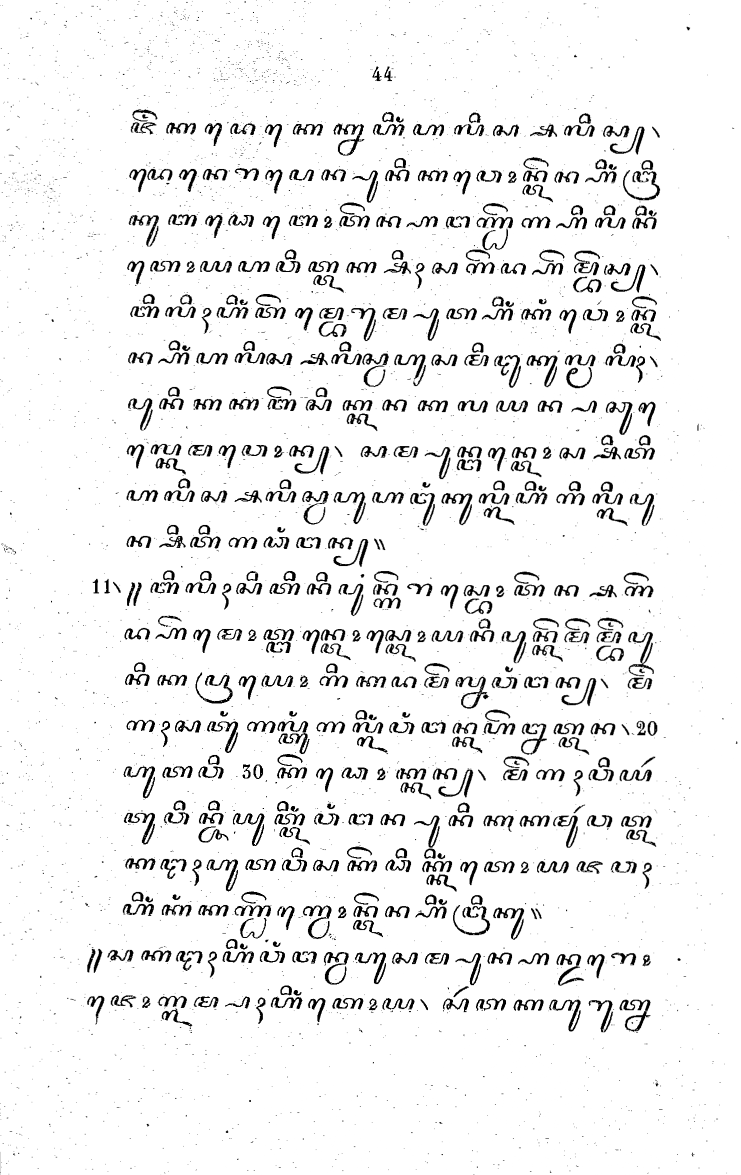
#> input picture DATA/Hamong tani_pages-to-jpg-0047.jpg, 1482 x 2350 px, found by its file name (shown at 1/2 size)
$ jupyter execute VIKASABARU_235314099.ipynb
#> lines starting #> are read from the running program, lines starting #| are printed output that depends on the picture; after the words box and inside, x2 and y2 are one past the last pixel; in counts of white or black regions, pixels touching at a corner belong together
[cell 1]
# IMPORT
import cv2
import numpy as np
import matplotlib.pyplot as plt
from google.colab import files
import os

[cell 2]
# LOAD IMAGE
uploaded = files.upload()
#> the answer given: Hamong tani_pages-to-jpg-0047.jpg
path = list(uploaded.keys())[0]

img = cv2.imread(path)
#> img is the input picture: shape (2350, 1482, 3); min 0, max 255, mean 238.6
rgb = cv2.cvtColor(img, cv2.COLOR_BGR2RGB)
h, w = img.shape[:2]

# Menampilkan Gambar
print(f"Dimensi gambar: {h}x{w}")
#| Dimensi gambar: 2350x1482
plt.figure(figsize=(10, 10))
plt.imshow(rgb)
plt.title("Gambar Asli")
plt.axis('off')
plt.show()

[cell 3]
# PREPROCESS
gray = cv2.cvtColor(img, cv2.COLOR_BGR2GRAY)  # mengubah gambar dari format BGR ke grayscale (abu-abu)

# Gaussian Blur
denoise = cv2.GaussianBlur(gray, (3,3), 0)  # mengurangi noise pada gambar menggunakan Gaussian Blur dengan kernel 3x3

# threshold
_, bw = cv2.threshold(  # melakukan thresholding untuk mengubah gambar menjadi biner (hitam-putih)
    denoise, 0, 255,
    cv2.THRESH_BINARY_INV + cv2.THRESH_OTSU
)
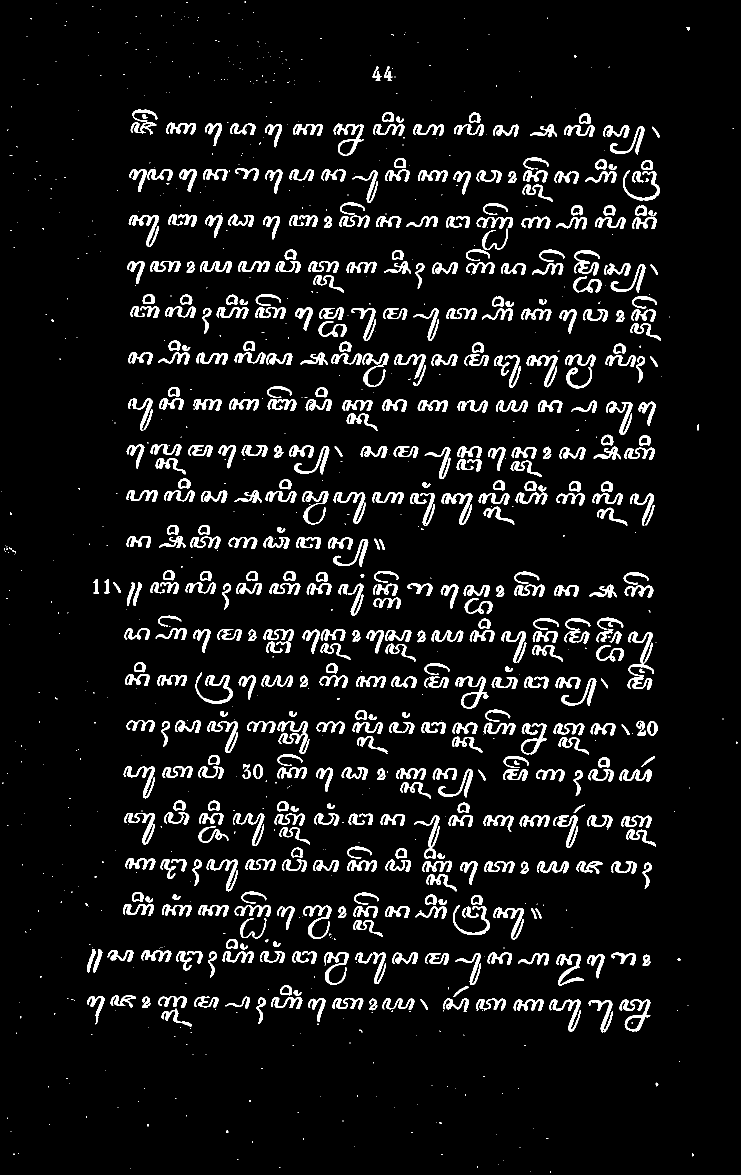
#> bw: shape (2350, 1482) (shown at 1/2 size); 6.9% white; 1068 white regions (541 under 20 px), largest, box (x1, y1, x2, y2) and area: (555, 1442, 619, 1508) 1361, (1256, 1263, 1308, 1353) 1278, (1239, 1999, 1301, 2064) 1276

# morphology horizontal
kernel = cv2.getStructuringElement(cv2.MORPH_RECT, (30,1))  # membuat kernel berbentuk persegi panjang horizontal (lebar 30, tinggi 1)
clean = cv2.morphologyEx(bw, cv2.MORPH_CLOSE, kernel)
#> clean: shape (2350, 1482); 15.6% white; 564 white regions (418 under 20 px), largest, box (x1, y1, x2, y2) and area: (250, 1256, 1314, 1353) 28515, (233, 980, 1310, 1052) 27448, (187, 1158, 1308, 1232) 27435

# VISUALISASI PREPROCESSING
plt.figure(figsize=(15,4))

# Original
plt.subplot(1,5,1)
plt.imshow(rgb)
plt.title("Original")
plt.axis('off')

# Grayscale
plt.subplot(1,5,2)
plt.imshow(gray, cmap='gray')
plt.title("Grayscale")
plt.axis('off')

# Blur
plt.subplot(1,5,3)
plt.imshow(denoise, cmap='gray')
plt.title("Gaussian Blur")
plt.axis('off')

# Binary
plt.subplot(1,5,4)
plt.imshow(bw, cmap='gray')
plt.title("Binary")
plt.axis('off')

# Morphology
plt.subplot(1,5,5)
plt.imshow(clean, cmap='gray')
plt.title("Morphology ")
plt.axis('off')

plt.tight_layout()
plt.show()

[cell 4]
# PROJECTION
projection = np.sum(clean == 255, axis=1)
#> projection = 2350 values, max 1092 at index 1918, min 0 at index 0, mean 231

k = 20  # ukuran window untuk smoothing (jumlah data yang dirata-ratakan)
kernel_avg = np.ones(k) / k  # membuat kernel rata-rata (moving average) dengan nilai yang dijumlahkan = 1
smooth = np.convolve(projection, kernel_avg, mode='same')  # melakukan smoothing pada data projection menggunakan konvolusi
#> smooth = 2350 values, max 994 at index 1455, min 0.15 at index 2295, mean 231

[cell 5]
# VISUALISASI
plt.figure(figsize=(12,4))

plt.plot(np.arange(h), projection, alpha=0.3, label='Original')
plt.plot(np.arange(h), smooth, linewidth=2, label='Smooth')

plt.title("Projection ")
plt.xlabel("Row Index (Y)")
plt.ylabel("Pixel Count")

plt.legend()
plt.grid()
plt.show()

[cell 6]
# PEAK DETECTION
candidates = []

for i in range(2, len(smooth)-2):
    window = smooth[i-2:i+3]

    # kondisi lokal maksimum
    if smooth[i] == max(window) and smooth[i] > np.mean(smooth):
        candidates.append(i)
#> this loop made 2346 passes
#> window on passes 1 to 3: [0.55, 0.55, 0.55, 0.7, 0.7], [0.55, 0.55, 0.7, 0.7, 0.7], [0.55, 0.7, 0.7, 0.7, 0.7]
#> after the loop, candidates = [259, 351, 444, 535, 627, 719, 811, 904, 996, 1085, 1179, 1271, 1298, 1364, 1455, 1548, 1640, 1732, 1822, 1916, 2007]

candidates = np.array(candidates)
#> candidates = 21 values from 259 to 2007

# ranking berdasarkan tinggi peak
if len(candidates) > 21:
    vals = smooth[candidates]
    top_idx = np.argsort(vals)[-21:]
    candidates = candidates[top_idx]

peaks = np.sort(candidates)
#> peaks = 21 values from 259 to 2007

print("Jumlah baris:", len(peaks))
#| Jumlah baris: 21

[cell 7]
# VISUALISASI PEAK
plt.figure(figsize=(12,4))

plt.plot(np.arange(h), smooth)
plt.scatter(peaks, smooth[peaks])

# garis vertikal untuk tiap peak
for p in peaks:
    plt.axvline(p, linestyle='--', alpha=0.3)
#> this loop made 21 passes
#> p on passes 1 to 8: 259, 351, 444, 535, 627, 719, 811, 904

plt.title("Detected Text Lines")
plt.xlabel("Row Position (Y)")
plt.ylabel("Projection Value")

plt.grid()
plt.show()

[cell 8]
# BOUNDARY ANTAR BARIS
cuts = [0]

for i in range(len(peaks)-1):
    mid = int((peaks[i] + peaks[i+1]) / 2)
    cuts.append(mid)
#> this loop made 20 passes
#> mid on passes 1 to 8: 305, 397, 489, 581, 673, 765, 857, 950
#> after the loop, cuts = [0, 305, 397, 489, 581, 673, 765, 857, 950, 1040, 1132, 1225, 1284, 1331, 1409, 1501, 1594, 1686, 1777, 1869, 1961]

cuts.append(h)

[cell 9]
# VISUALISASI SEGMENTASI
plt.figure(figsize=(6,10))
plt.imshow(rgb)

for i in range(len(cuts)-1):
    y1, y2 = cuts[i], cuts[i+1]

    plt.hlines([y1, y2], 0, w, colors='red', linewidth=2)
    plt.fill_betweenx([y1, y2], 0, w, color='yellow', alpha=0.08)
#> this loop made 21 passes
#> (y1, y2) on passes 1 to 8: (0, 305), (305, 397), (397, 489), (489, 581), (581, 673), (673, 765), (765, 857), (857, 950)

plt.title("Line Segmentation")
plt.axis('off')
plt.show()

[cell 10]
# CROP HASIL
os.makedirs("hasil_baris", exist_ok=True)

lines = []

for i in range(len(cuts)-1):
    y1, y2 = cuts[i], cuts[i+1]
    seg = rgb[y1:y2, :]
    lines.append(seg)

    cv2.imwrite(
        f"hasil_baris/line_{i+1}.png",
        cv2.cvtColor(seg, cv2.COLOR_RGB2BGR)
    )
#> this loop made 21 passes
#> pass 1, `seg = rgb[y1:y2, :]`:
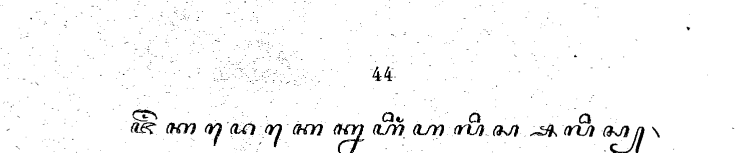
#> seg: shape (305, 1482, 3) (shown at 1/2 size); min 0, max 255, mean 248.5
#> after the loop:
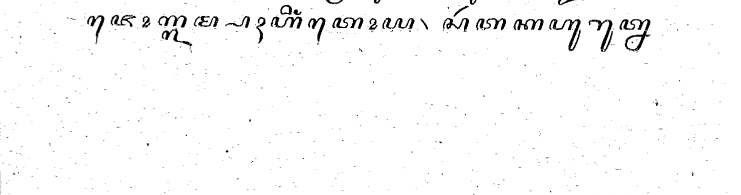
#> seg: shape (389, 1482, 3) (shown at 1/2 size); min 0, max 255, mean 249.6
#> after the loop, lines = 21 items

[cell 11]
# TAMPILKAN HASIL
plt.figure(figsize=(8, len(lines)*1.3))

for i, l in enumerate(lines):
    plt.subplot(len(lines),1,i+1)
    plt.imshow(l)
    plt.title(f"Line {i+1}")
    plt.axis('off')
#> this loop made 21 passes

plt.tight_layout()
plt.show()

[cell 12]
# CONTOH 1 BARIS
sample = lines[0]

gray_line = cv2.cvtColor(sample, cv2.COLOR_RGB2GRAY)
_, bin_line = cv2.threshold(
    gray_line, 0, 255,
    cv2.THRESH_BINARY_INV + cv2.THRESH_OTSU
)
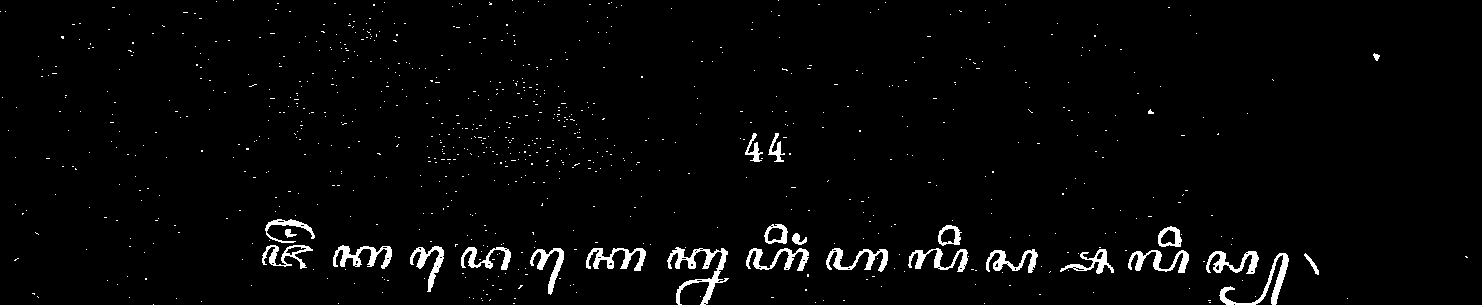
#> bin_line: shape (305, 1482); 2.6% white; 820 white regions (795 under 20 px), largest, box (x1, y1, x2, y2) and area: (667, 247, 729, 305) 1019, (1219, 253, 1289, 305) 719, (333, 245, 392, 269) 613

plt.figure(figsize=(8,2))
plt.imshow(bin_line, cmap='gray')
plt.axis('off')
plt.show()

# SEGMENTASI HURUF

[cell 13]
# TAHAP 1 — VERTICAL PROJECTION PROFILE (VPP)
# Hitung jumlah piksel teks per KOLOM

# Hitung VPP: jumlah piksel putih (teks) per kolom
vpp = np.sum(bin_line == 255, axis=0)
#> vpp = 1482 values, max 43 at index 756, min 0 at index 1, mean 7.83

# Smoothing VPP
k_smooth = 3
kernel_avg = np.ones(k_smooth) / k_smooth
vpp_smooth = np.convolve(vpp, kernel_avg, mode='same')
#> vpp_smooth = 1482 values, max 40.33 at index 756, min 0 at index 10, mean 7.83

# Visualisasi citra baris + VPP
fig, axes = plt.subplots(2, 1, figsize=(16, 6),
                          gridspec_kw={'height_ratios': [2, 2]})
fig.suptitle('Vertical Projection Profile (VPP)', fontsize=13, fontweight='bold')

axes[0].imshow(bin_line, cmap='gray', aspect='auto')
axes[0].set_title('Citra Biner Satu Baris')
axes[0].set_xlabel('Kolom (x)')
axes[0].set_ylabel('Baris (y)')

x_cols = np.arange(len(vpp))
#> x_cols = 1482 values from 0 to 1481
axes[1].bar(x_cols, vpp, color='steelblue', alpha=0.35, label='VPP mentah')
axes[1].plot(x_cols, vpp_smooth, color='red', linewidth=1.8, label='VPP smoothed')
axes[1].set_title('Vertical Projection Profile ')
axes[1].set_xlabel('Kolom (x)')
axes[1].set_ylabel('piksel teks')
axes[1].legend()
axes[1].grid(alpha=0.3)

plt.tight_layout()
plt.show()
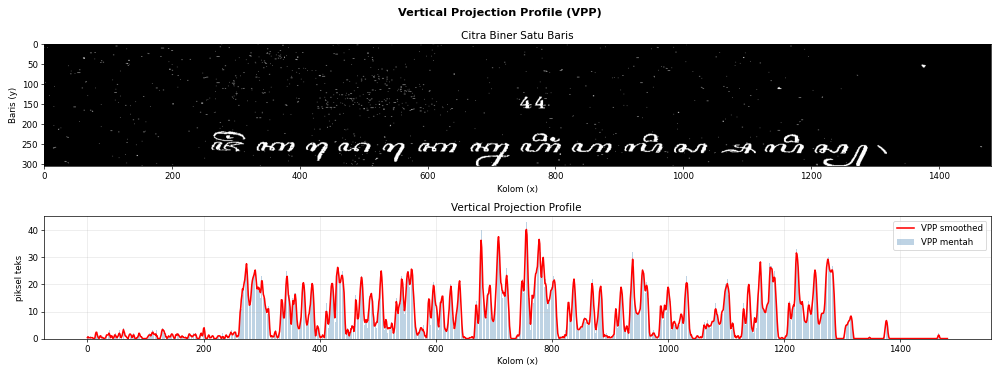
#> figure drawn by matplotlib, 2 panels; panel 2: tallest bar 43 high, from x = 755.6 to 756.4; panel 2: curve peaks at x = 756, y = 40.33

print(f"Lebar baris : {bin_line.shape[1]} kolom")
#| Lebar baris : 1482 kolom
print(f"VPP  min={vpp.min()}, max={vpp.max()}, rata={vpp.mean():.1f}")
#| VPP  min=0, max=43, rata=7.8

[cell 14]
# TAHAP 2 — DETEKSI PER HURUF

THRESHOLD_RATIO = 0.05
MIN_CHAR_WIDTH  = 8
MIN_GAP         = 2

threshold_val = THRESHOLD_RATIO * vpp_smooth.max()
#> threshold_val = 2.02
is_valley = vpp_smooth <= threshold_val

# STEP 2A segmentasi awal
segments = []
in_char = False

for col in range(len(is_valley)):
    if not is_valley[col] and not in_char:
        x_start = col
        in_char = True
    elif is_valley[col] and in_char:
        x_end = col
        if (x_end - x_start) >= MIN_CHAR_WIDTH:
            segments.append((x_start, x_end))
        in_char = False
#> this loop made 1482 passes
#> in_char on passes 16, 18, 62, 65, 113, 115, 129, 134: True, False, True, False, True, False, True, False
#> after the loop, in_char = False; segments = [(261, 315), (331, 393), (409, 445), (453, 527), (528, 567), (572, 581), (585, 647), (667, 729), (745, 810), (826, 889), (908, 932), (933, 969), (985, 1039), (1061, 1114), (1128, 1190), (1206, 1289), (1305, 1319)]; x_end = 1379; x_start = 1373

if in_char:
    x_end = len(is_valley)
    if (x_end - x_start) >= MIN_CHAR_WIDTH:
        segments.append((x_start, x_end))

# merge gap kecil
merged = []
for seg in segments:
    if merged and (seg[0] - merged[-1][1]) < MIN_GAP:
        merged[-1] = (merged[-1][0], seg[1])
    else:
        merged.append(list(seg))
#> this loop made 17 passes
#> after the loop, merged = [[261, 315], [331, 393], [409, 445], (453, 567), [572, 581], [585, 647], [667, 729], [745, 810], [826, 889], (908, 969), [985, 1039], [1061, 1114], [1128, 1190], [1206, 1289], [1305, 1319]]

# STEP 2B — HITUNG UPPER BOUND (untuk deteksi huruf menyatu)
widths = [xe - xs for xs, xe in merged]
#> widths = [54, 62, 36, 114, 9, 62, 62, 65, 63, 61, 54, 53, 62, 83, 14]

q1  = np.percentile(widths, 25)
#> q1 = 53.5
q3  = np.percentile(widths, 75)
#> q3 = 62.5
iqr = q3 - q1
#> iqr = 9
upper_bound = q3 + 1.5 * iqr
#> upper_bound = 76

# STEP 2C — SPLIT

def split_merged(bin_img, xs, xe, upper_bound, depth=0):
    if (xe - xs) <= upper_bound or depth > 3:
        return [(xs, xe)]

    sub_vpp = np.sum(bin_img[:, xs:xe] == 255, axis=0).astype(float)

    center_start = len(sub_vpp) // 4
    center_end   = 3 * len(sub_vpp) // 4
    sub_center   = sub_vpp[center_start:center_end]

    if len(sub_center) == 0:
        return [(xs, xe)]

    local_min = np.argmin(sub_center) + center_start
    split_col = xs + local_min

    left  = split_merged(bin_img, xs,        split_col, upper_bound, depth+1)
    right = split_merged(bin_img, split_col, xe,        upper_bound, depth+1)

    return left + right

# SPLIT
fixed_segments = []
for xs, xe in merged:
    if (xe - xs) > upper_bound:
        fixed_segments.extend(split_merged(bin_line, xs, xe, upper_bound))
    else:
        fixed_segments.append((xs, xe))
#> this loop made 15 passes
#> after the loop, fixed_segments = [(261, 315), (331, 393), (409, 445), (453, 495), (495, 567), (572, 581), (585, 647), (667, 729), (745, 810), (826, 889), (908, 969), (985, 1039), (1061, 1114), (1128, 1190), (1206, 1259), (1259, 1289), (1305, 1319)]

# STEP 2D — FILTER SEGMENT KECIL

fixed_segments = [(xs, xe) for xs, xe in fixed_segments
                  if (xe - xs) >= MIN_CHAR_WIDTH]

print(f"\nThreshold VPP : {threshold_val:.1f}")
#| Threshold VPP : 2.0
print(f"Jumlah karakter : {len(fixed_segments)}")
#| Jumlah karakter : 17

[cell 15]
# TAHAP 3 — VISUALISASI

fig, axes = plt.subplots(2, 1, figsize=(16, 7),
                          gridspec_kw={'height_ratios': [3, 2]})
fig.suptitle('Visualisasi Segmentasi', fontsize=13, fontweight='bold')

img_vis = cv2.cvtColor(bin_line, cv2.COLOR_GRAY2RGB)
colors_box = [(255, 60, 60), (60, 180, 60), (60, 100, 255)]

for i, (xs, xe) in enumerate(fixed_segments):
    c = colors_box[i % len(colors_box)]
    cv2.rectangle(img_vis, (xs, 2), (xe, bin_line.shape[0]-2), c, 2)
    cv2.putText(img_vis, str(i+1), (xs+2, 14),
                cv2.FONT_HERSHEY_SIMPLEX, 0.38, c, 1)
#> this loop made 17 passes
#> (xs, xe, c) on passes 1 to 8: (261, 315, (255, 60, 60)), (331, 393, (60, 180, 60)), (409, 445, (60, 100, 255)), (453, 495, (255, 60, 60)), (495, 567, (60, 180, 60)), (572, 581, (60, 100, 255)), (585, 647, (255, 60, 60)), (667, 729, (60, 180, 60))
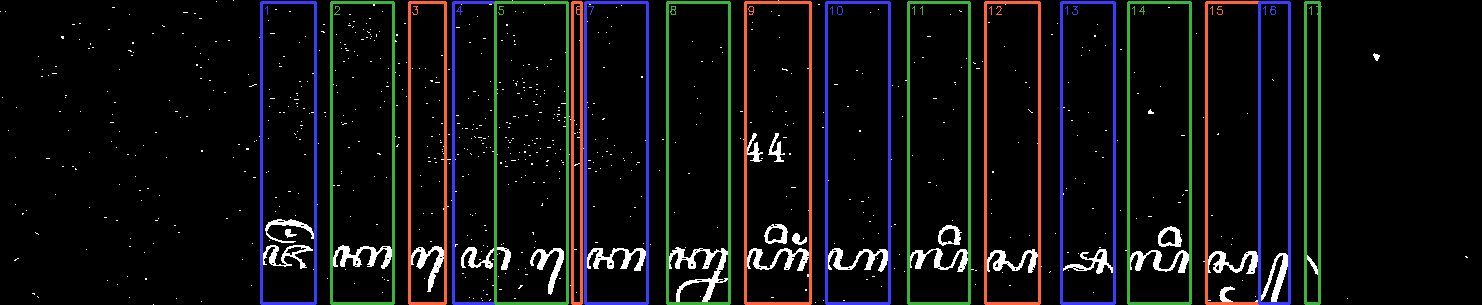
#> img_vis: shape (305, 1482, 3); mean B, G, R 16, 15.2, 15

axes[0].imshow(img_vis)
axes[0].set_title(f'{len(fixed_segments)} segmen karakter ')
axes[0].axis('off')

# Panel bawah
axes[1].fill_between(x_cols, vpp_smooth, alpha=0.25)
axes[1].plot(x_cols, vpp_smooth, linewidth=1.4, label='VPP smooth')
axes[1].axhline(threshold_val, linestyle='--', label=f'Threshold = {threshold_val:.1f}')

for xs, xe in fixed_segments:
    axes[1].axvspan(xs, xe, alpha=0.15)
#> this loop made 17 passes

axes[1].set_xlabel('Kolom (x)')
axes[1].set_ylabel('piksel teks')
axes[1].legend(fontsize=9)
axes[1].set_title('karakter hasil')
axes[1].grid(alpha=0.3)

plt.tight_layout()
plt.show()
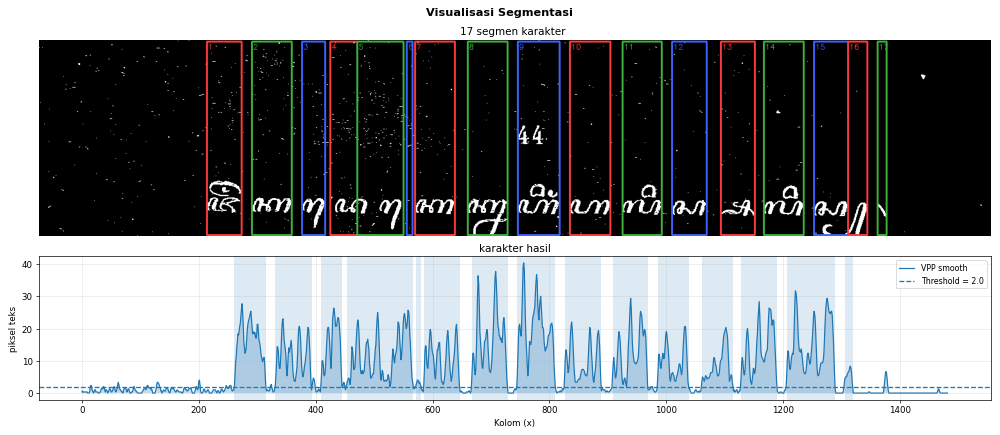
#> figure drawn by matplotlib, 2 panels; B, G, R data is drawn as R, G, B; panel 2: curve peaks at x = 756, y = 40.33

[cell 16]
# TAHAP 4 — CROP SETIAP KARAKTER

os.makedirs("hasil_huruf", exist_ok=True)

TARGET_SIZE = (64, 64)

char_imgs  = []
char_info  = []

# crop vertikal
row_proj     = np.sum(bin_line == 255, axis=1)
#> row_proj = 305 values, max 363 at index 265, min 0 at index 19, mean 38.04
nonzero_rows = np.where(row_proj > 0)[0]
#> nonzero_rows = 297 values from 0 to 304

if len(nonzero_rows) > 0:
    y_top = max(0, nonzero_rows[0] - 2)
#> y_top = 0
    y_bot = min(bin_line.shape[0], nonzero_rows[-1] + 2)
#> y_bot = 305
else:
    y_top, y_bot = 0, bin_line.shape[0]

for idx, (xs, xe) in enumerate(fixed_segments):

    char_crop = bin_line[y_top:y_bot, xs:xe]

    h_c, w_c = char_crop.shape
    pad = abs(h_c - w_c) // 2

    if h_c > w_c:
        char_pad = cv2.copyMakeBorder(char_crop, 4, 4, pad+4, pad+4,
                                      cv2.BORDER_CONSTANT, value=0)
    else:
        char_pad = cv2.copyMakeBorder(char_crop, pad+4, pad+4, 4, 4,
                                      cv2.BORDER_CONSTANT, value=0)

    char_resized = cv2.resize(char_pad, TARGET_SIZE, interpolation=cv2.INTER_AREA)

    fname = f"hasil_huruf/char_{idx+1:03d}.png"
    cv2.imwrite(fname, char_resized)

    char_imgs.append(char_resized)
    char_info.append({
        'idx'     : idx + 1,
        'x_start' : xs,
        'x_end'   : xe,
        'width'   : xe - xs,
        'file'    : fname
    })
#> this loop made 17 passes
#> (xs, xe, w_c, pad, fname) on passes 1 to 8: (261, 315, 54, 125, 'hasil_huruf/char_001.png'), (331, 393, 62, 121, 'hasil_huruf/char_002.png'), (409, 445, 36, 134, 'hasil_huruf/char_003.png'), (453, 495, 42, 131, 'hasil_huruf/char_004.png'), (495, 567, 72, 116, 'hasil_huruf/char_005.png'), (572, 581, 9, 148, 'hasil_huruf/char_006.png'), (585, 647, 62, 121, 'hasil_huruf/char_007.png'), (667, 729, 62, 121, 'hasil_huruf/char_008.png')
#> pass 1, `char_crop = bin_line[y_top:y_bot, xs:xe]`:
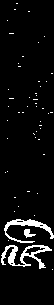
#> char_crop: shape (305, 54); 5.5% white; 52 white regions (49 under 20 px), largest, box (x1, y1, x2, y2) and area: (1, 245, 52, 269) 437, (4, 219, 54, 243) 336, (24, 229, 36, 238) 57
#> after the loop:
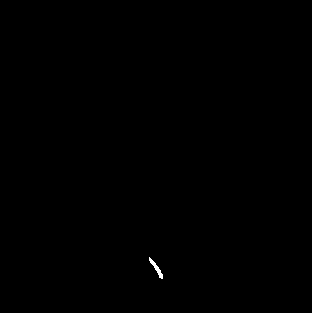
#> char_pad: shape (313, 312); 0.09% white; 1 white region, box (x1, y1, x2, y2) and area: (149, 257, 163, 279) 86
#> after the loop, char_imgs = 17 items; char_info = 17 items

print(f"\n{len(char_imgs)} karakter disimpan di folder")
#| 17 karakter disimpan di folder

[cell 17]
if len(char_imgs) == 0:
    print("Tidak ada karakter untuk ditampilkan.")
else:
    n     = len(char_imgs)
#> n = 17
    ncols = min(n, 16)
#> ncols = 16
    nrows = (n + ncols - 1) // ncols
#> nrows = 2

    fig, axes = plt.subplots(nrows, ncols,
                             figsize=(ncols * 1.1, nrows * 1.5))

    fig.suptitle(f'Hasil Segmentasi — {n} karakter',
                 fontsize=13, fontweight='bold')

    axes = np.array(axes).reshape(nrows, ncols)

    for r in range(nrows):
        for c in range(ncols):
            i = r * ncols + c
            ax = axes[r, c]
            if i < n:
                ax.imshow(char_imgs[i], cmap='gray')
                ax.set_title(f'#{i+1}', fontsize=7)
            ax.axis('off')

    plt.tight_layout()
    plt.show()
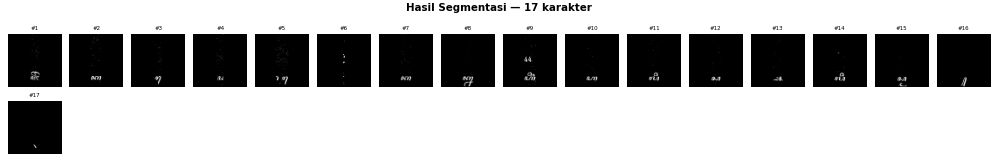
#> figure drawn by matplotlib, 17 panels

[cell 18]
# folder output
output_folder = "hasil_karakter"
os.makedirs(output_folder, exist_ok=True)

if len(char_imgs) == 0:
    print("Tidak ada karakter untuk disimpan.")
else:
    for i, img in enumerate(char_imgs):
        # pastikan ukuran 64x64 (jika belum)
        img_resized = cv2.resize(img, (64, 64))

        # nama file
        filename = os.path.join(output_folder, f"char_{i+1}.png")

        # simpan gambar
        cv2.imwrite(filename, img_resized)
#> this loop made 17 passes

    print(f"{len(char_imgs)} karakter berhasil disimpan di folder '{output_folder}'")
#| 17 karakter berhasil disimpan di folder 'hasil_karakter'
